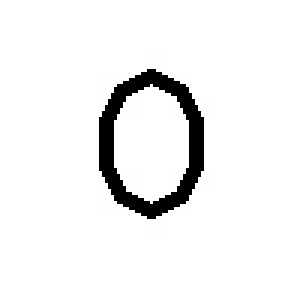
#> input picture Task_1_CC/Experiment/Task1B_WarmUp/digits/0.jpg, 100 x 100 px (shown 3 times larger)
$ python Task1B_WarmUp.py
#> lines starting #> are read from the running program, lines starting #| are printed output that depends on the picture
import cv2
import numpy as np
grid_line_x = 7
grid_line_y = 7
m=600/(grid_line_x-1)
n=600/(grid_line_y-1)

grid_map = [[0 for j in range(0,grid_line_x-1)]for j in range(0, grid_line_y-1)]
# grid_map is a 2D list to store the values that are read from given image

def assign_grid_map(num_template, num):
    '''
        takes the image template as input and matches it against the given image
    '''

    img = cv2.imread('demo.jpg')
    img_gray = cv2.cvtColor(img, cv2.COLOR_BGR2GRAY)
    result = cv2.matchTemplate(img_gray, num_template, cv2.TM_CCOEFF_NORMED)

    if num == 8 or num == 3:
        threshold = 0.57
    else:
        threshold = 0.52

    locations = np.where(result >= threshold)
    # locations is for storing the locations where templates are matched

    if num == 10:
        h = '-'
        # template[10] corresponds to '-'
    elif num == 11:
        h = '+'
        # template[11] corresponds to '+'
    else:
        h = num
        # template[i] corresponds to a value i except for i=10 and i=11

    for point in zip(*locations[::-1]):
        if point[0] % 100 != 0 or point[1] % 100 != 0:
            continue
            '''
                if either of x or y coordinate of the point is not a multiple of 100
                then the point is not required
            '''
        else:
            if point in zip(*locations[::-1]):
                x = int(point[0]/100)
                y = int(point[1]/100)
                grid_map[y][x] = h
            '''
                if both the x and y coordinates are multiple of 100
                then the template matching is successful and the value is assigned to the corresponding matrix element
                here x is the column number and y is the row number
            '''

template = [
                cv2.imread('digits/0.jpg', 0), cv2.imread('digits/1.jpg', 0), cv2.imread('digits/2.jpg', 0),
                cv2.imread('digits/3.jpg', 0), cv2.imread('digits/4.jpg', 0), cv2.imread('digits/5.jpg', 0),
                cv2.imread('digits/6.jpg', 0), cv2.imread('digits/7.jpg', 0), cv2.imread('digits/8.jpg', 0),
                cv2.imread('digits/9.jpg', 0), cv2.imread('digits/minus.jpg', 0), cv2.imread('digits/plus.jpg', 0)
            ]
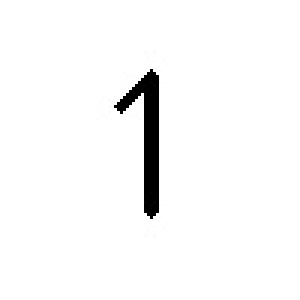
#> input picture Task_1_CC/Experiment/Task1B_WarmUp/digits/1.jpg, 100 x 100 px (shown 3 times larger)
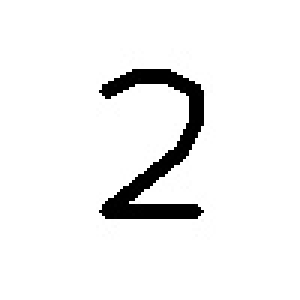
#> input picture Task_1_CC/Experiment/Task1B_WarmUp/digits/2.jpg, 100 x 100 px (shown 3 times larger)
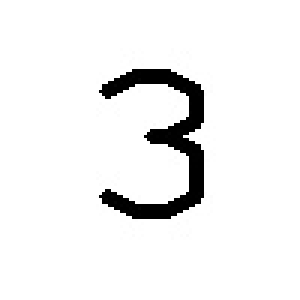
#> input picture Task_1_CC/Experiment/Task1B_WarmUp/digits/3.jpg, 100 x 100 px (shown 3 times larger)
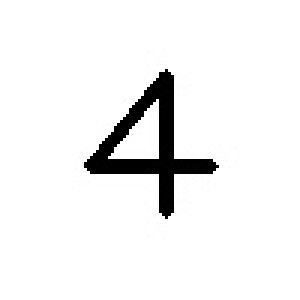
#> input picture Task_1_CC/Experiment/Task1B_WarmUp/digits/4.jpg, 100 x 100 px (shown 3 times larger)
# template is list which stores the provided templates from the digits folder

for i in range(0,len(template)):
    assign_grid_map(template[i],i)
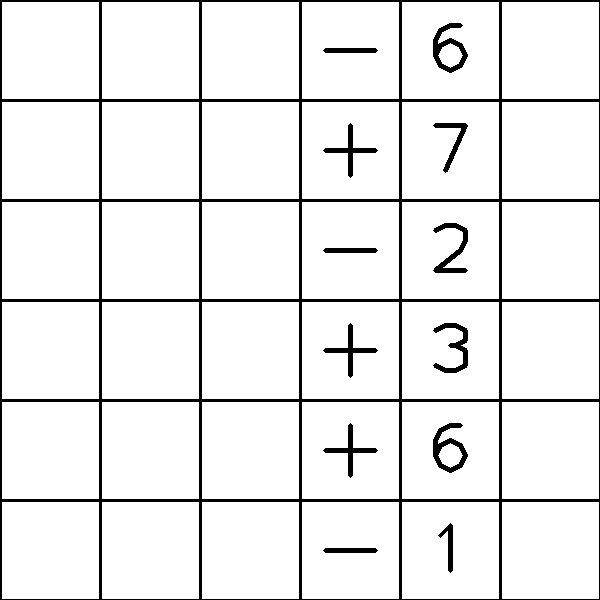
#> input picture Task_1_CC/Experiment/Task1B_WarmUp/demo.jpg, 600 x 600 px
#> in assign_grid_map, img is the input picture: shape (600, 600, 3); min 0, max 255, mean 236.1
#> in assign_grid_map, `result = cv2.matchTemplate(img_gray, num_template, cv2.TM_CCOEFF_NORMED)`:
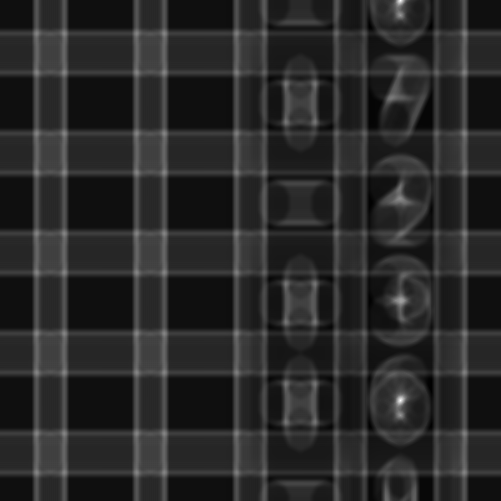
#> result: shape (501, 501) float32; min -0.0983, max 0.496, mean -0.000408; drawn with min black and max white
#> in assign_grid_map, `locations = np.where(result >= threshold)`: locations = (empty array, empty array)
#> in assign_grid_map, `h = num`: h = 0
#> after the loop in assign_grid_map, `for point in zip(*locations[::-1]):`: grid_map = [[0, 0, 0, 0, 0, 0], [0, 0, 0, 0, 0, 0], [0, 0, 0, 0, 0, 0], [0, 0, 0, 0, 0, 0], [0, 0, 0, 0, 0, 0], [0, 0, 0, 0, 0, 0]]
#> (the run stopped early here; a loop or call above may not have finished)
